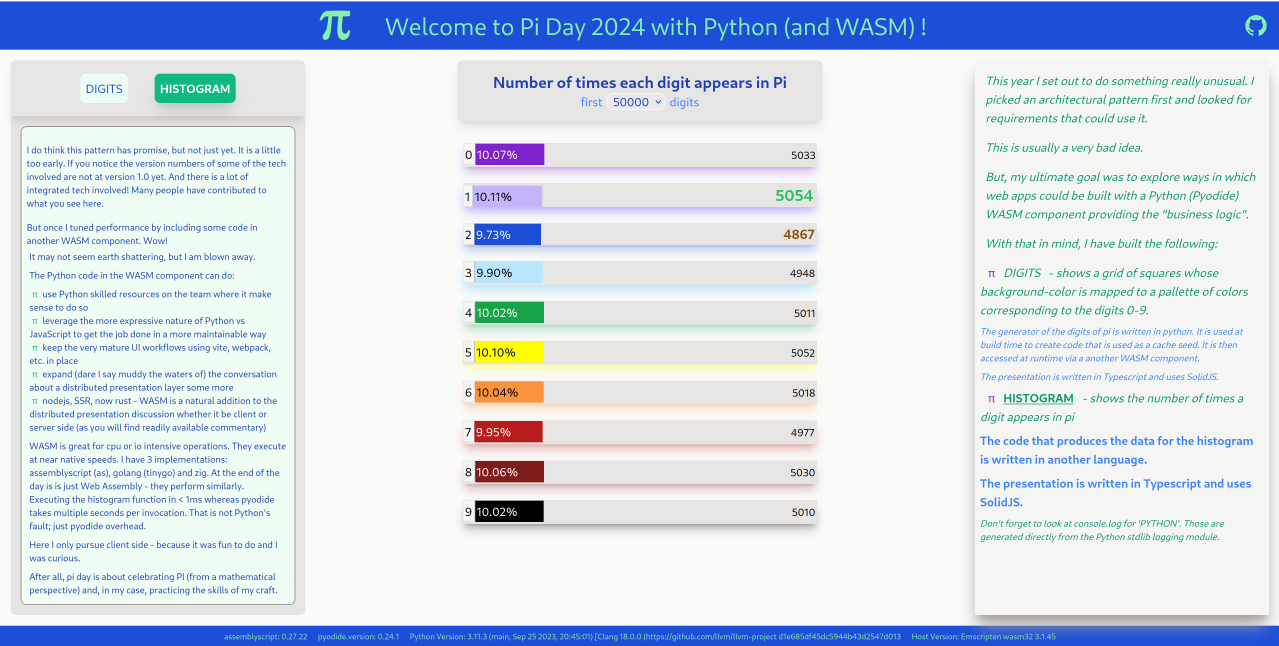
#> input picture jupyter/pi-day-2024-histogram.png, 3837 x 1937 px (shown at 1/3 size)
$ jupyter execute pil_img.ipynb   (shell and % lines are left out)
#> lines starting #> are read from the running program, lines starting #| are printed output that depends on the picture
# PIL img lut exploration

From [Jaime Fernández - The Future of NumPy Indexing.](https://youtu.be/o0EacbIbf58)

[cell 1]
import sys

import matplotlib.pyplot as plt
import numpy as np
from PIL import Image

print(f'Python {sys.version}')
print(f'NumPy {np.version.full_version}')

[cell 2]
img = Image.open('pi-day-2024-histogram.png')
#> img is the input picture: PIL image 3837x1937 RGBA; mean R, G, B, A 211.7, 220.6, 233.6, 255
img = img.convert('L')
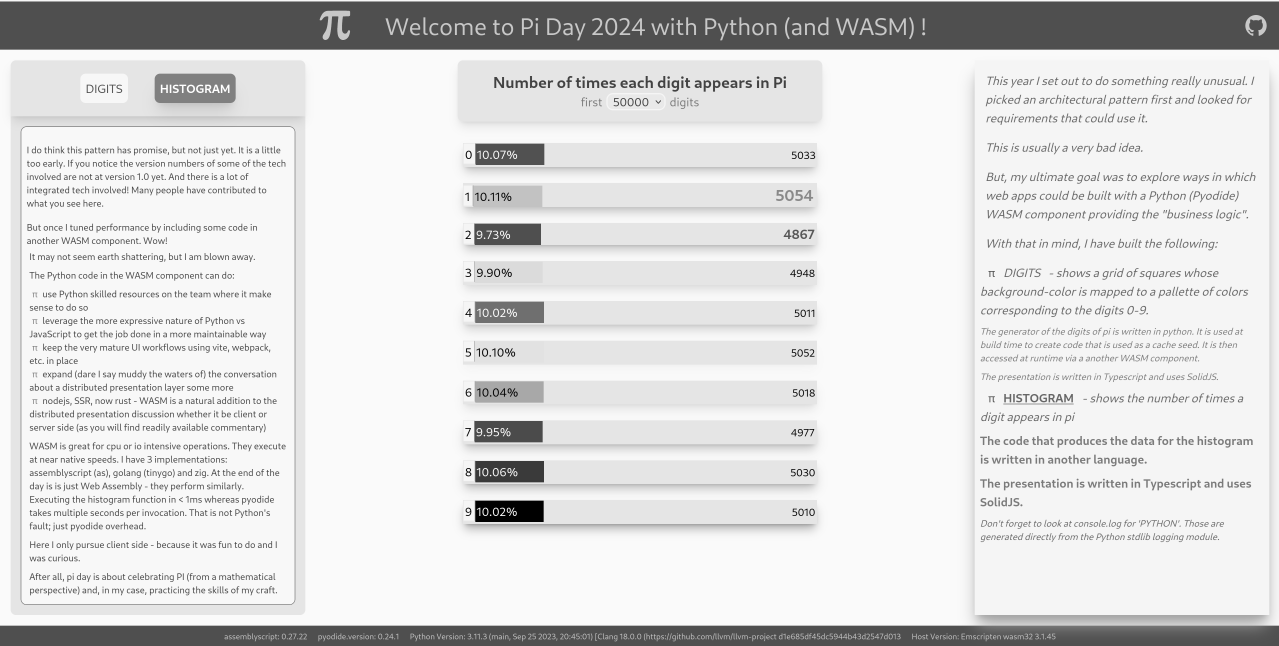
#> img: PIL image 3837x1937 L (shown at 1/3 size); min 0, max 255, mean 219.4
print(img.size)
#| (3837, 1937)
# img = img.crop((1000, 150, img.size[0]-1200, img.size[1]-100))
# print(img.size)
npimg = np.array(img.getdata())
npimg = npimg.reshape(img.size[::-1])
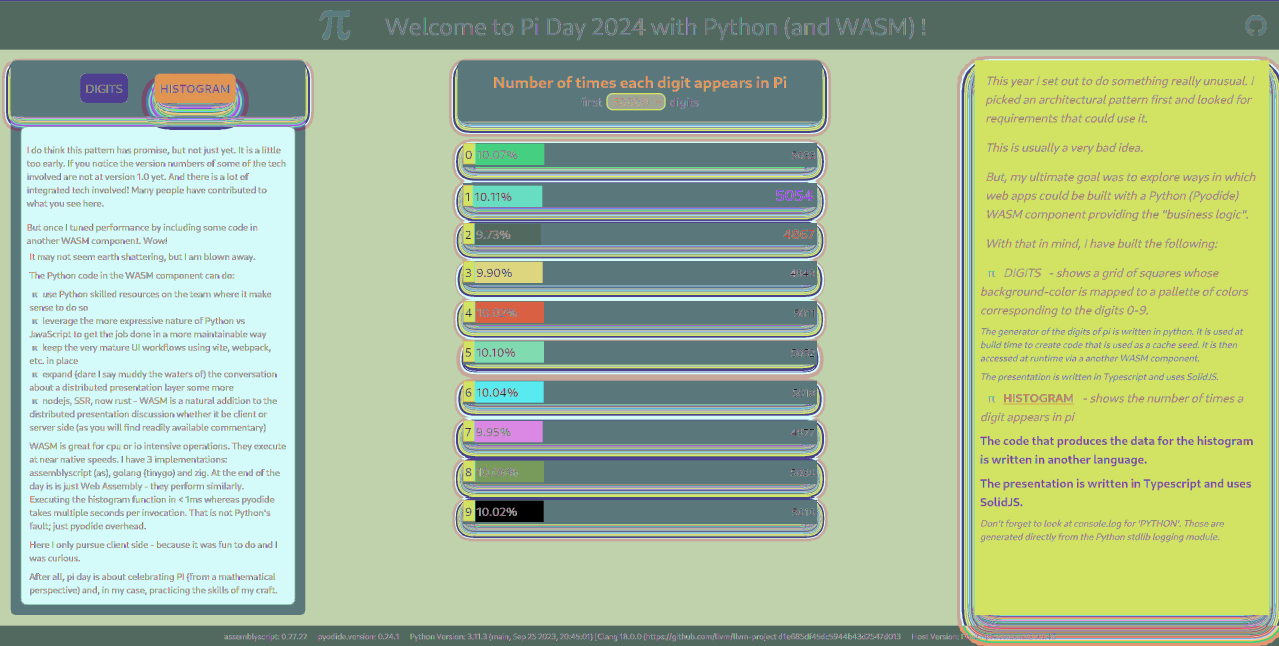
#> npimg: shape (1937, 3837) int64 (shown at 1/3 size); 256 distinct labels, from 0 to 255; one colour per label, 0 black
# npimg = npimg.reshape(img.size[::])
print(npimg.shape, npimg.ndim)
#| (1937, 3837) 2
npimg = npimg[150:-300, 1300:-1300]
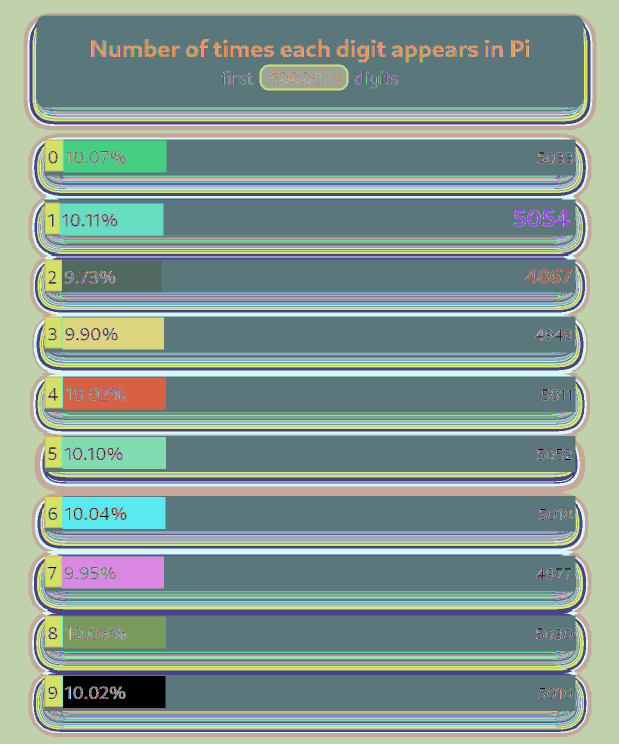
#> npimg: shape (1487, 1237) int64 (shown at 1/2 size); 256 distinct labels, from 0 to 255; one colour per label, 0 black

plt.figure(figsize=(10, 10))
plt.imshow(npimg, cmap='gray')

[cell 3]
def sigmoid_lut(n=1):
    x = np.linspace(-1, 1, 256)
    lut = 1 / (1 + np.exp(-n*x))
    lut -= lut.min()
    lut /= lut.max()
    lut *= 255
    return lut.astype(np.uint8)


sigmoid_lut(5), sigmoid_lut(3)

[cell 4]
plt.subplot(111, aspect='equal')
plt.plot(sigmoid_lut(5), label='n=5')
plt.plot(sigmoid_lut(3), label='n=3')
plt.xlim(0, 256)
plt.ylim(0, 256)
plt.legend()
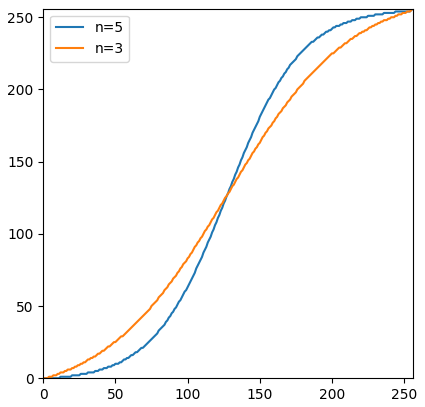
#> figure drawn by matplotlib, 1 panel; curve peaks at x = 255, y = 255; curve peaks at x = 255, y = 255

[cell 5]
def lut_me(img: np.ndarray, lut):
    rows, cols = img.shape
#> rows = 1487; cols = 1237
    out = np.empty_like(img)
    for row in range(rows):
        for col in range(cols):
            out[row, col] = lut[img[row, col]]
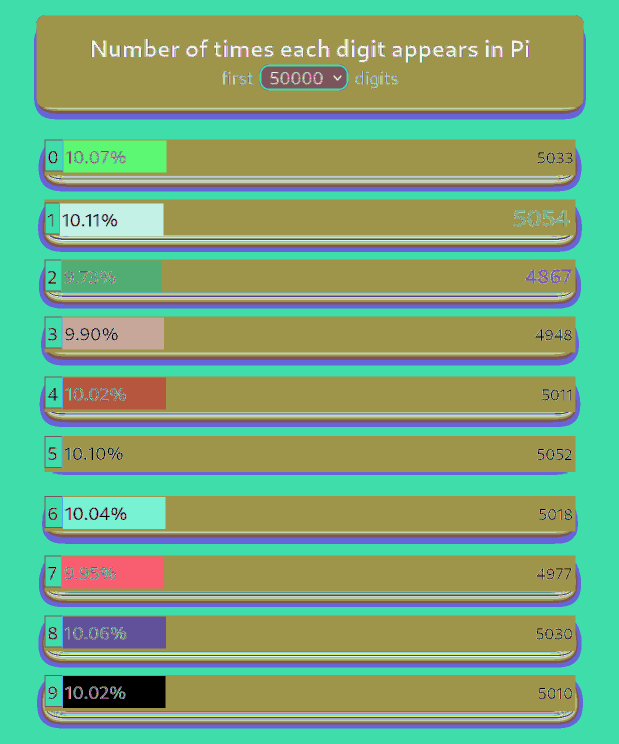
#> out: shape (1487, 1237) int64 (shown at 1/2 size); 161 distinct labels, from 0 to 255; one colour per label, 0 black
    return out

[cell 6]
lut_me(npimg, sigmoid_lut(5))

[cell 7]
sigmoid_lut(5)[npimg]

[cell 8]
npimg[sigmoid_lut(5)]

[cell 9]
fig, ax = plt.subplots(2, 3, figsize=(12, 10))

ax[0, 0].imshow(npimg, cmap='gray')
ax[0, 0].set_title('original')
ax[0, 1].imshow(sigmoid_lut(3)[npimg], cmap='gray')
ax[0, 1].set_title('sigmoid_lut(3)[npimg]')
ax[0, 2].imshow(sigmoid_lut(5)[npimg], cmap='gray')
ax[0, 2].set_title('sigmoid_lut(5)[npimg]')

ax[1, 0].imshow(npimg, cmap='gray')
ax[1, 0].set_title('original')
ax[1, 1].imshow(npimg[sigmoid_lut(3)], cmap='gray')
ax[1, 1].set_title('npimg[sigmoid_lut(3)]')
ax[1, 2].imshow(npimg[sigmoid_lut(5)], cmap='gray')
ax[1, 2].set_title('npimg[sigmoid_lut(5)]')

''
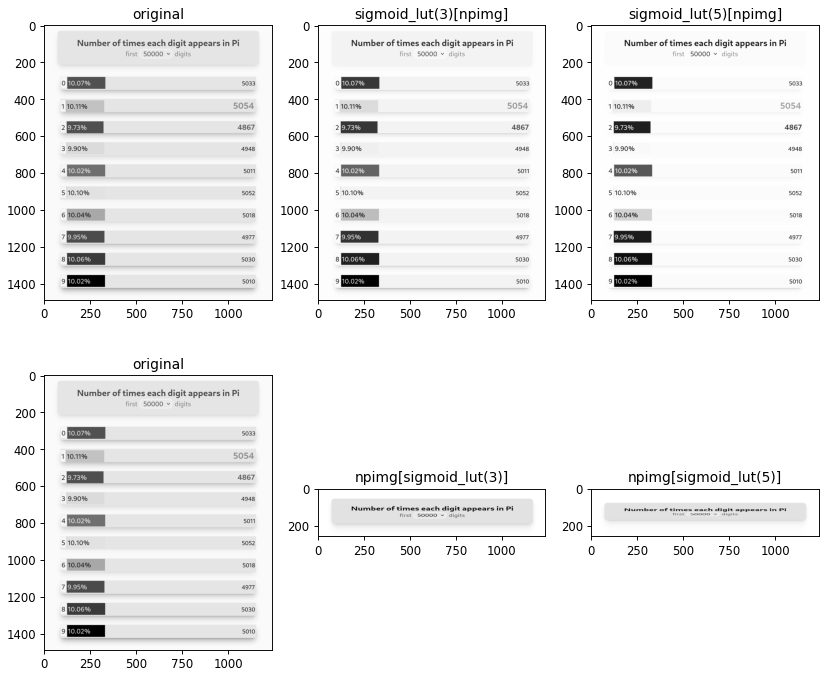
#> figure drawn by matplotlib, 6 panels
